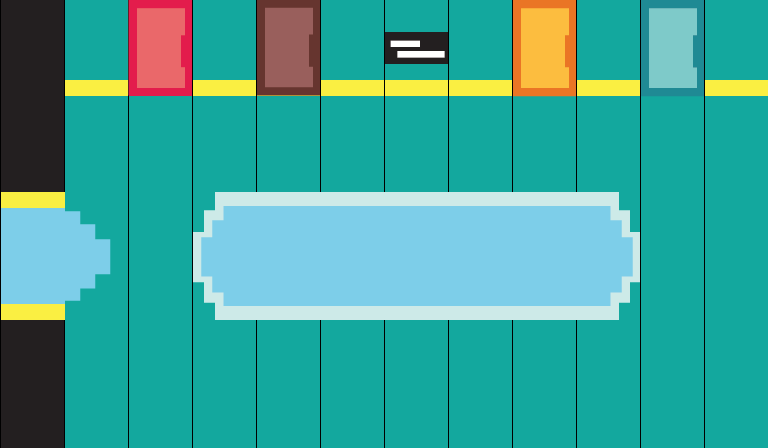

The image is a tile-based game level rendered from a .tmx file. Its description and complete source (layers, tilesets, objects, tile grids) follow:
An orthogonal 12x7 tile map with 64x64 px tiles, 3 tile layers (Tile Layer 2, Tile Layer 3, Tile Layer 1) and 6 objects.

<map version="1.0" tiledversion="1.1.6" orientation="orthogonal" renderorder="right-down" width="12" height="7" tilewidth="64" tileheight="64" infinite="0" nextobjectid="7">
 <tileset firstgid="1" source="sprite_v2.tsx" />
 <layer name="Tile Layer 2" width="12" height="7">
  <data encoding="csv">
0,228,228,228,228,228,228,228,228,228,228,228,
0,233,233,233,233,233,233,233,233,233,233,233,
0,233,233,233,233,233,233,233,233,233,233,233,
230,233,233,233,233,233,233,233,233,233,233,233,
239,233,233,233,233,233,233,233,233,233,233,233,
0,233,233,233,233,233,233,233,233,233,233,233,
0,233,233,233,233,233,233,233,233,233,233,233
</data>
 </layer>
 <layer name="Tile Layer 3" width="12" height="7">
  <data encoding="csv">
0,0,0,0,0,0,0,0,0,0,0,0,
0,237,237,237,237,237,237,237,237,237,237,237,
0,0,0,0,0,0,0,0,0,0,0,0,
0,231,0,254,255,256,257,258,258,259,0,0,
0,240,0,263,264,265,266,267,267,268,0,0,
0,0,0,0,0,0,0,0,0,0,0,0,
0,0,0,0,0,0,0,0,0,0,0,0
</data>
 </layer>
 <layer name="Tile Layer 1" width="12" height="7" locked="1">
  <data encoding="csv">
1,0,19,0,21,0,27,0,23,0,25,0,
1,0,28,0,30,0,0,0,32,0,34,0,
1,0,0,0,0,0,0,0,0,0,0,0,
0,0,0,0,0,0,0,0,0,0,0,0,
0,0,0,0,0,0,0,0,0,0,0,0,
1,0,0,0,0,0,0,0,0,0,0,0,
1,0,0,0,0,0,0,0,0,0,0,0
</data>
 </layer>
 <objectgroup name="Object Layer 1" locked="1">
  <object id="1" x="0" y="0" width="768" height="96" />
  <object id="2" x="758.667" y="1.33333" width="66.6667" height="458.667" />
  <object id="3" x="1.33332" y="46.6668" width="66.6667" height="165.333" />
  <object id="4" x="-57.3334" y="178.667" width="66.6667" height="165.333" />
  <object id="5" x="-1.33335" y="297.333" width="66.6667" height="165.333" />
  <object id="6" x="25.3333" y="438.667" width="768" height="26.6667" />
 </objectgroup>
</map>
